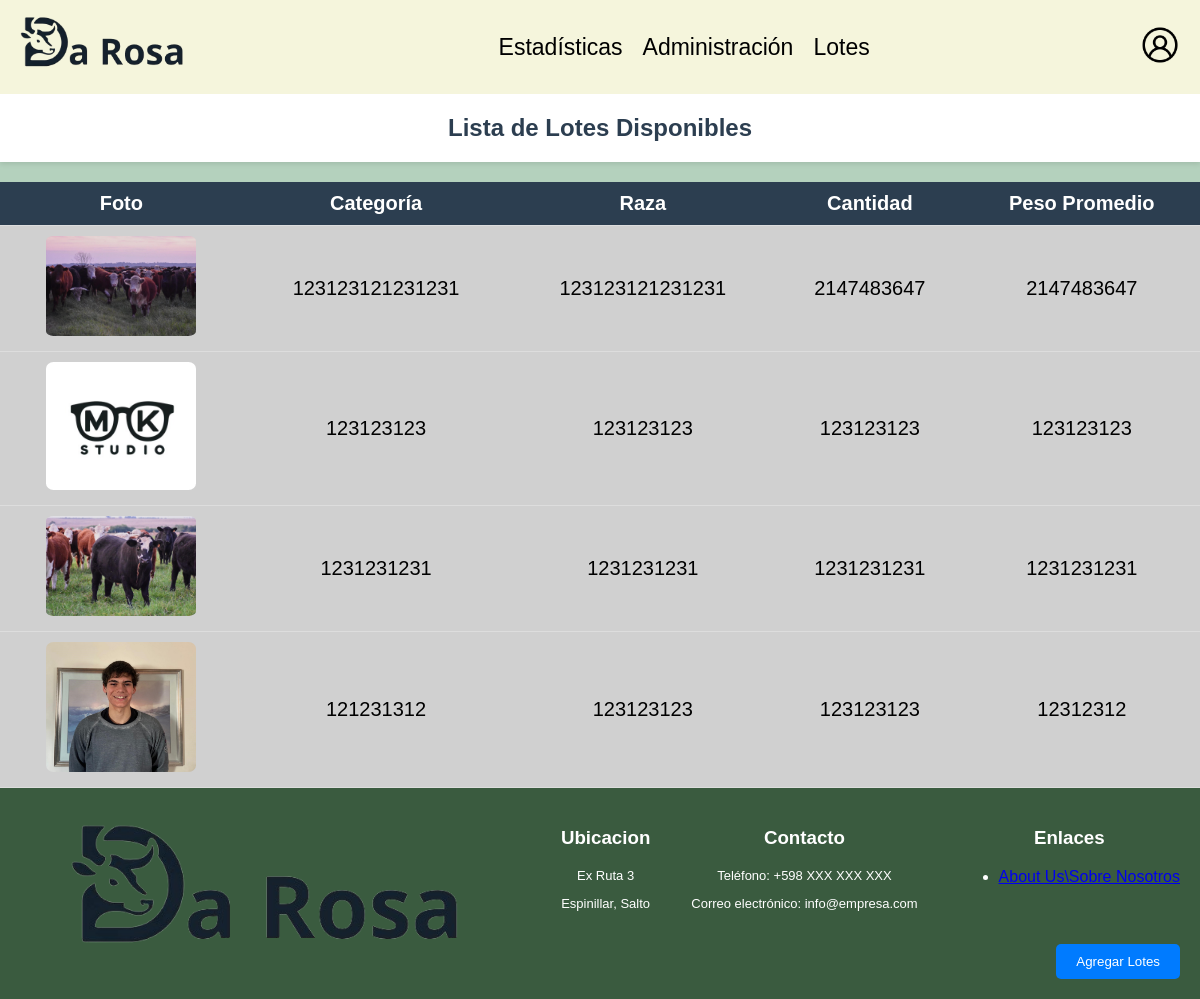
The page /paginas/lotesusr.php (signed in) on the database its author committed.
### tables this page shows
CREATE TABLE `lotes` (
  `id_lote` int(11) NOT NULL,
  `categoria` varchar(40) DEFAULT NULL,
  `cantidad` int(11) DEFAULT NULL,
  `peso_promedio` int(11) DEFAULT NULL,
  `peso_maximo` int(11) DEFAULT NULL,
  `peso_minimo` int(11) DEFAULT NULL,
  `cant_pesada` int(11) DEFAULT NULL,
  `clase` varchar(20) DEFAULT NULL,
  `estado` varchar(20) DEFAULT NULL,
  `raza` varchar(60) DEFAULT NULL,
  `edad` int(11) DEFAULT NULL,
  `sanidad` varchar(255) DEFAULT NULL,
  `tratamiento_nutricional` varchar(255) DEFAULT NULL,
  `conoce_miomio` tinyint(1) DEFAULT NULL,
  `zona_garrapata` tinyint(1) DEFAULT NULL,
  `observaciones` text DEFAULT NULL,
  `fecha_inicio` datetime DEFAULT NULL,
  `fecha_fin` datetime DEFAULT NULL,
  `vendido` tinyint(1) NOT NULL DEFAULT 0,
  `id_certificador` int(11) DEFAULT NULL
);

### paginas/lotesusr.php (the view, shortened to what this page needs)
<?php
include '../includes/conexion.php';
@$rol_usuario = $_SESSION['rol'];
$sql = "SELECT
            lotes.id_lote,
            lotes.categoria,
            lotes.raza,
            lotes.cantidad,
            lotes.peso_promedio,
            MIN(archivo.ruta) AS ruta
        FROM
            lotes
        LEFT JOIN
            archivo ON lotes.id_lote = archivo.id_lote
        WHERE
            fecha_fin > NOW()
            AND lotes.vendido = 0
        GROUP BY
            lotes.id_lote";
$result = mysqli_query($conexion, $sql);
?>
<!DOCTYPE html>
<html lang="es">
<head>
    <link rel="stylesheet" href="../css/lotesusr.css">
</head>
<?php
    if ($rol_usuario == 'Administrador'){
            include '../includes/headeradmin.php';
    }else{
            include '../includes/header.php';
    }
 ?>
<body>
    <div class="content">
        <h2>Lista de Lotes Disponibles</h2>
        <?php
        if (mysqli_num_rows($result) > 0) {
            echo "<table class='listas'>
                    <thead>
                        <tr>
                            <th class='esconder600'>Foto</th>
                            <th class='esconder'>Categoría</th>
                            <th class='esconder'>Raza</th>
                            <th class='esconder'>Cantidad</th>
                            <th class='esconder'>Peso Promedio</th>
                            <th class='aparecer'>Lote</th>
                        </tr>
                    </thead>
                    <tbody>";
                    while ($row = mysqli_fetch_assoc($result)) {
                        echo "<tr class='fila-enlace' data-href='especificaciones.php?id=" . $row['id_lote'] . "'>";
                        echo "<td class='esconder600'><img src='" . $row['ruta'] . "' alt='" . $row['categoria'] . "'></td>";
                        echo "<td class='esconder'>" . $row['categoria'] . "</td>";
                        echo "<td class='esconder'>" . $row['raza'] . "</td>";
                        echo "<td class='esconder'>" . $row['cantidad'] . "</td>";
                        echo "<td class='esconder'>" . $row['peso_promedio'] . "</td>";
                        echo "</tr>";
                    }
            echo '</tbody></table>';
        } else {
            echo "<div class='no-lotes'>No se encontraron lotes.</div>";
        }
        ?>
    </div>
    <?php if ($rol_usuario == 'Administrador'): ?>
        <button class="fixed-button" onclick="window.location.href='lotes.php'">Agregar Lotes</button>
    <?php endif; ?>
    <?php include '../includes/footer.php'; ?>
</body>
</html>

### css/lotesusr.css (style rules this page uses)
body { font-family: Arial, sans-serif; background-color: rgba(143, 186, 157, 0.667); margin: 0; padding: 0; display: flex; flex-direction: column; min-height: 100vh; }
h2 { text-align: center; color: #2c3e50; padding: 20px 0px; margin: 0; background-color: #ffffff; width: 100%; box-shadow: 0 2px 5px rgba(0, 0, 0, 0.1); font-size: 24px; }
table.listas { width: 100%; border-collapse: collapse; margin-top: 20px; background-color: #d0d0d0; }
table.listas thead { background-color: #2c3e50; color: white; }
table.listas th, table.listas td { padding: 10px; text-align: center; border-bottom: 1px solid #ddd; font-size: 20px; }
table.listas img { width: 150px; height: auto; border-radius: 5%; }
.content { flex: 1; display: flex; flex-direction: column; align-items: center; justify-content: center; }
.fixed-button { position: fixed; bottom: 20px; right: 20px; background-color: #007bff; color: white; border: none; padding: 10px 20px; border-radius: 5px; cursor: pointer; display: none; }
@media screen and (min-width: 800px) { .esconder { display: table-cell; } }
.fila-enlace { cursor: pointer; }

### rows shown on the page
lotes: categoria (picture), categoria "123123121231231", raza "123123121231231", cantidad "2147483647", peso_promedio "2147483647"
lotes: categoria (picture), categoria "123123123", raza "123123123", cantidad "123123123", peso_promedio "123123123"
lotes: categoria (picture), categoria "1231231231", raza "1231231231", cantidad "1231231231", peso_promedio "1231231231"
lotes: categoria (picture), categoria "121231312", raza "123123123", cantidad "123123123", peso_promedio "12312312"
